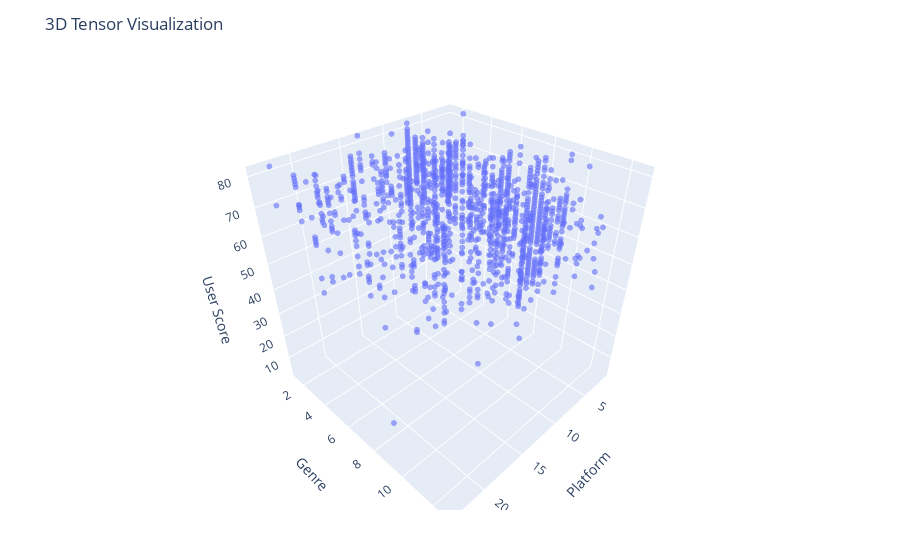

Source (notebook cell):
### Markdown cell above
For this size of data we can plot the resulting trimmed large value tensors.  You might notice for top sellers the scores do not go below 30.  We could trim this off as well.

### Code cell
plotTensor(t_trimmed_big, 1.0; xlabel="Platform", ylabel="Genre", zlabel="User Score")

### Figure 1 — Plotly figure (JSON) as saved in the notebook; plotly's stock layout.template omitted (floating-point values rounded to 4 significant figures; data arrays with more than 128 entries replaced by an {"elided": "..."} marker saying what was removed)
{"data": [{"marker": {"opacity": 0.6, "size": 2}, "mode": "markers", "type": "scatter3d", "x": {"elided": "1268 int values"}, "y": {"elided": "1268 int values"}, "z": {"elided": "1268 int values"}}], "layout": {"margin": {"b": 50, "l": 50, "r": 50, "t": 60}, "scene": {"aspectmode": "cube", "xaxis": {"range": [1, 24], "title": "Platform"}, "yaxis": {"range": [1, 13], "title": "Genre"}, "zaxis": {"range": [1, 83], "title": "User Score"}}, "title": "3D Tensor Visualization"}}
